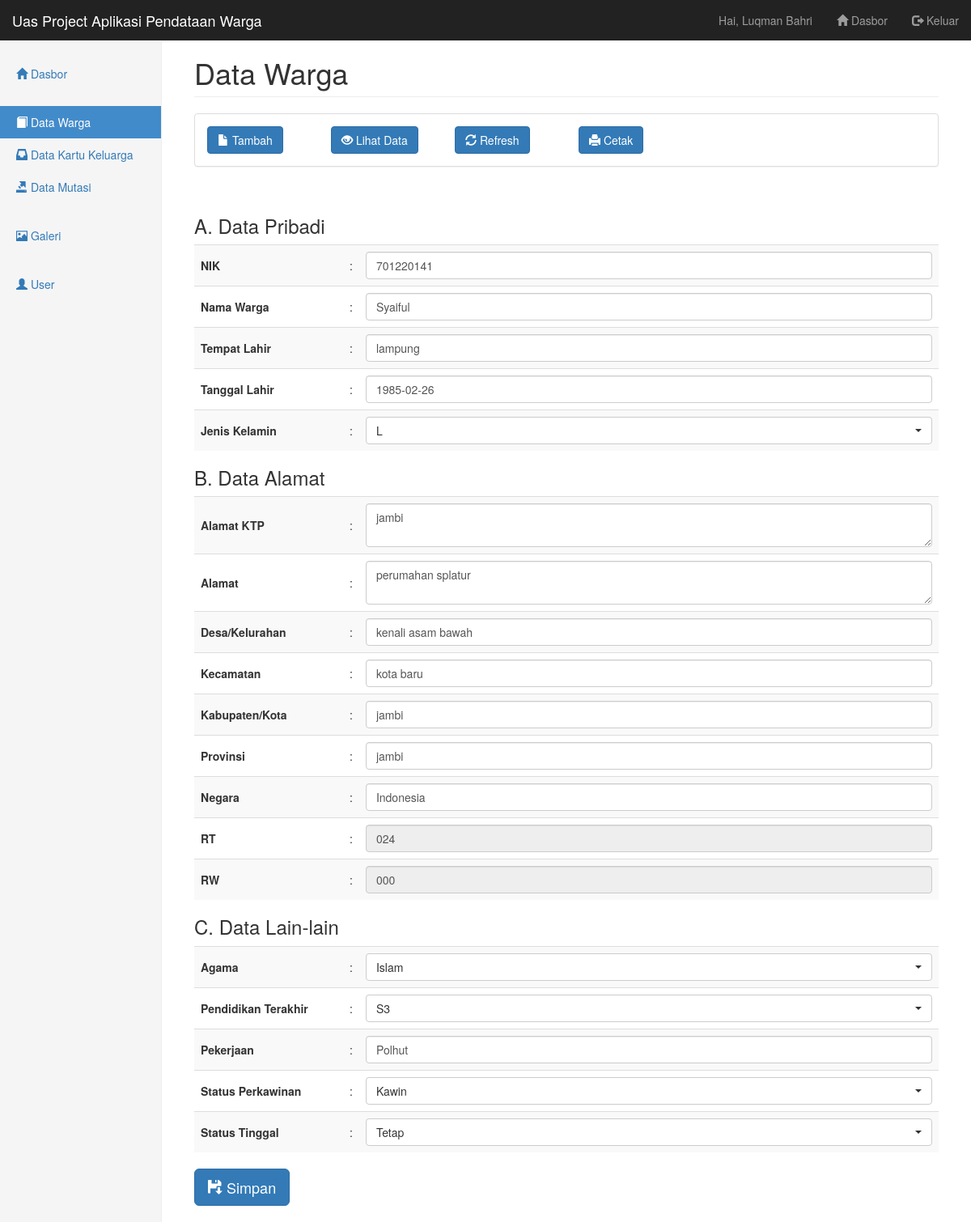
The app's page /pages/warga/edit.php?id_warga=1 (signed in) with its own data.
### tables this page shows
CREATE TABLE `warga` (
  `id_warga` int(11) NOT NULL,
  `nik_warga` varchar(16) NOT NULL,
  `nama_warga` varchar(45) NOT NULL,
  `tempat_lahir_warga` varchar(30) NOT NULL,
  `tanggal_lahir_warga` date NOT NULL,
  `jenis_kelamin_warga` enum('L','P') NOT NULL,
  `alamat_ktp_warga` text NOT NULL,
  `alamat_warga` text NOT NULL,
  `desa_kelurahan_warga` varchar(30) NOT NULL,
  `kecamatan_warga` varchar(30) NOT NULL,
  `kabupaten_kota_warga` varchar(30) NOT NULL,
  `provinsi_warga` varchar(30) NOT NULL,
  `negara_warga` varchar(30) NOT NULL,
  `rt_warga` varchar(3) NOT NULL,
  `rw_warga` varchar(3) NOT NULL,
  `agama_warga` enum('Islam','Kristen','Katholik','Hindu','Budha','Konghucu') NOT NULL,
  `pendidikan_terakhir_warga` varchar(20) NOT NULL,
  `pekerjaan_warga` varchar(20) NOT NULL,
  `status_perkawinan_warga` enum('Kawin','Tidak Kawin') NOT NULL,
  `status_warga` enum('Tetap','Kontrak') NOT NULL,
  `id_user` int(11) NOT NULL,
  `created_at` timestamp NOT NULL DEFAULT current_timestamp() ON UPDATE current_timestamp(),
  `updated_at` timestamp NOT NULL DEFAULT '0000-00-00 00:00:00'
);

### pages/warga/data-show.php (called while the page is built)
<?php
include('../../config/koneksi.php');
$get_id_warga = $_GET['id_warga'];
$query = "SELECT * FROM warga WHERE id_warga = $get_id_warga";
$hasil = mysqli_query($db, $query);
$data_warga = array();
while ($row = mysqli_fetch_assoc($hasil)) {
  $data_warga[] = $row;
}

### pages/warga/edit.php (the view, shortened to what this page needs)
<?php include('../_partials/top.php') ?>
<h1 class="page-header">Data Warga</h1>
<?php include('_partials/menu.php') ?>
<?php include('data-show.php') ?>
<form action="update.php" method="post">
<h3>A. Data Pribadi</h3>
<table class="table table-striped table-middle">
  <tr>
    <th width="20%">NIK</th>
    <td width="1%">:</td>
    <td><input type="text" class="form-control" name="nik_warga" value="<?php echo $data_warga[0]['nik_warga'] ?>"></td>
  </tr>
  <tr>
    <th>Nama Warga</th>
    <td>:</td>
    <td><input type="text" class="form-control" name="nama_warga" value="<?php echo $data_warga[0]['nama_warga'] ?>"></td>
  </tr>
  <tr>
    <th>Tempat Lahir</th>
    <td>:</td>
    <td><input type="text" class="form-control" name="tempat_lahir_warga" value="<?php echo $data_warga[0]['tempat_lahir_warga'] ?>"></td>
  </tr>
  <tr>
    <th>Tanggal Lahir</th>
    <td>:</td>
    <td><input type="text" class="form-control datepicker" name="tanggal_lahir_warga" value="<?php echo $data_warga[0]['tanggal_lahir_warga'] ?>"></td>
  </tr>
  <tr>
    <th>Jenis Kelamin</th>
    <td>:</td>
    <td>
      <select class="form-control selectpicker" name="jenis_kelamin_warga" required>
        <option value="<?php echo $data_warga[0]['jenis_kelamin_warga'] ?>" selected><?php echo $data_warga[0]['jenis_kelamin_warga'] ?></option>
      </select>
    </td>
  </tr>
</table>
<h3>B. Data Alamat</h3>
<table class="table table-striped table-middle">
  <tr>
    <th width="20%">Alamat KTP</th>
    <td width="1%">:</td>
    <td><textarea class="form-control" name="alamat_ktp_warga"><?php echo $data_warga[0]['alamat_ktp_warga'] ?></textarea></td>
  </tr>
  <tr>
    <th>Alamat</th>
    <td>:</td>
    <td><textarea class="form-control" name="alamat_warga"><?php echo $data_warga[0]['alamat_warga'] ?></textarea></td>
  </tr>
  <tr>
    <th>Desa/Kelurahan</th>
    <td>:</td>
    <td><input type="text" class="form-control" name="desa_kelurahan_warga" value="<?php echo $data_warga[0]['desa_kelurahan_warga'] ?>"></td>
  </tr>
  <tr>
    <th>Kecamatan</th>
    <td>:</td>
    <td><input type="text" class="form-control" name="kecamatan_warga" value="<?php echo $data_warga[0]['kecamatan_warga'] ?>"></td>
  </tr>
  <tr>
    <th>Kabupaten/Kota</th>
    <td>:</td>
    <td><input type="text" class="form-control" name="kabupaten_kota_warga" value="<?php echo $data_warga[0]['kabupaten_kota_warga'] ?>"></td>
  </tr>
  <tr>
    <th>Provinsi</th>
    <td>:</td>
    <td><input type="text" class="form-control" name="provinsi_warga" value="<?php echo $data_warga[0]['provinsi_warga'] ?>"></td>
  </tr>
  <tr>
    <th>Negara</th>
    <td>:</td>
    <td><input type="text" class="form-control" name="negara_warga" value="<?php echo $data_warga[0]['negara_warga'] ?>"></td>
  </tr>
  <tr>
    <th>RT</th>
    <td>:</td>
    <td><input type="text" class="form-control" name="rt_warga" value="<?php echo $data_warga[0]['rt_warga'] ?>" readonly></td>
  </tr>
  <tr>
    <th>RW</th>
    <td>:</td>
    <td><input type="text" class="form-control" name="rw_warga" value="<?php echo $data_warga[0]['rw_warga'] ?>" readonly></td>
  </tr>
</table>
<h3>C. Data Lain-lain</h3>
<table class="table table-striped table-middle">
  <tr>
    <th width="20%">Agama</th>
    <td width="1%">:</td>
    <td>
      <select class="form-control selectlive" name="agama_warga" required>
        <option value="<?php echo $data_warga[0]['agama_warga'] ?>" selected><?php echo $data_warga[0]['agama_warga'] ?></option>
      </select>
    </td>
  </tr>
  <tr>
    <th>Pendidikan Terakhir</th>
    <td>:</td>
    <td>
      <select class="form-control selectlive" name="pendidikan_terakhir_warga" required>
        <option value="<?php echo $data_warga[0]['pendidikan_terakhir_warga'] ?>" selected><?php echo $data_warga[0]['pendidikan_terakhir_warga'] ?></option>
      </select>
    </td>
  </tr>
  <tr>
    <th>Pekerjaan</th>
    <td>:</td>
    <td><input type="text" class="form-control" name="pekerjaan_warga" value="<?php echo $data_warga[0]['pekerjaan_warga'] ?>"></td>
  </tr>
  <tr>
    <th>Status Perkawinan</th>
    <td>:</td>
    <td>
      <select class="form-control selectpicker" name="status_perkawinan_warga" required>
        <option value="<?php echo $data_warga[0]['status_perkawinan_warga'] ?>" selected><?php echo $data_warga[0]['status_perkawinan_warga'] ?></option>
      </select>
    </td>
  </tr>
  <tr>
    <th>Status Tinggal</th>
    <td>:</td>
    <td>
      <select class="form-control selectpicker" name="status_warga" required>
        <option value="<?php echo $data_warga[0]['status_warga'] ?>" selected><?php echo $data_warga[0]['status_warga'] ?></option>
      </select>
    </td>
  </tr>
</table>
<button type="submit" class="btn btn-primary btn-lg">
  <i class="glyphicon glyphicon-floppy-save"></i> Simpan
</button>
</form>
<?php include('../_partials/bottom.php') ?>

### assets/css/dashboard.css (style rules this page uses)
body { padding-top: 50px; }
.main .page-header { margin-top: 0; }
.table-middle tr>th { vertical-align: middle !important; }
.table-middle tr>td { vertical-align: middle !important; }

### records on screen
warga: nik_warga "701220141", nama_warga "Syaiful", tempat_lahir_warga "lampung", tanggal_lahir_warga "1985-02-26", jenis_kelamin_warga "L", alamat_ktp_warga "jambi", alamat_warga "perumahan splatur", desa_kelurahan_warga "kenali asam bawah", kecamatan_warga "kota baru", kabupaten_kota_warga "jambi", provinsi_warga "jambi", negara_warga "Indonesia", rt_warga "024", rw_warga "000", agama_warga "Islam", pendidikan_terakhir_warga "S3", pekerjaan_warga "Polhut", status_perkawinan_warga "Kawin", status_warga "Tetap"

### other values on screen
$_SESSION['user']['nama_user'] "Luqman Bahri"
